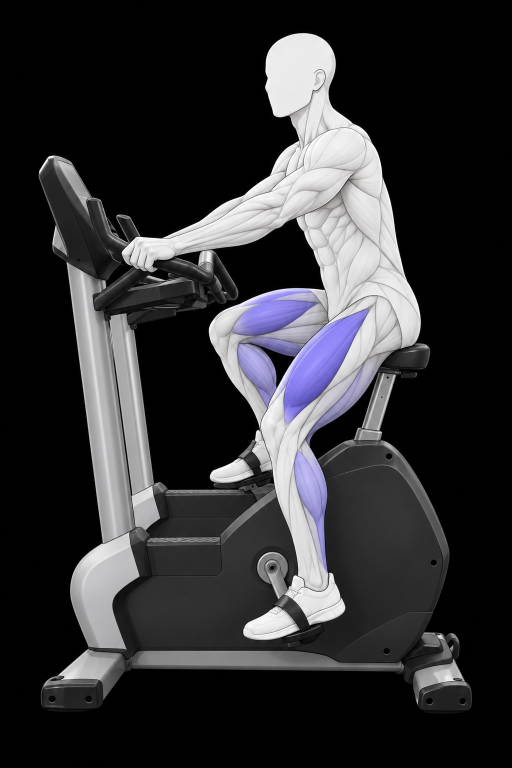
#> input picture docs/exercise-art/sources/bike/2026-10-15/draft/3-lower-direct-original.png, 1024 x 1536 px (shown at 1/2 size); the run also reads 1 picture not shown here
$ python prepare-pair.py
#> lines starting #> are read from the running program, lines starting #| are printed output that depends on the picture; after the words box and inside, x2 and y2 are one past the last pixel; in counts of white or black regions, pixels touching at a corner belong together
"""Outside-repository retained Bike two-position draft; no new image requests.

Preserves original whole scenes. Finishing changes only existing purple muscle
pixels; role polygons classify that existing chroma, never draw body geometry.
One documented whole-scene integer offset and one common crop; no scaling/fitting.
No production/registry/release/counter writes or forward-trajectory claim.
"""
from pathlib import Path
from PIL import Image, ImageDraw, ImageFilter
import hashlib, io, json, shutil, zipfile
import xml.etree.ElementTree as ET
import numpy as np
from collections import deque
import argparse

R=Path(__file__).resolve().parent
OLD=R.parent/'direct-photo-cycle-production'
REPO=R.parents[1]/'Maiin-burpees'
P=(123,114,233);S=(149,144,224);C=(119,119,119)
NAMES=['3-lower-direct-original.png','6-upper-direct-original.png']
HASHES=['d472dff2a1ecae8c2db250870f37e9611ddf72b3c72fcc1772c55ce0327ec2c8','5ab3dda61201910648ef64c9e894e0e4a301aef5efb1c237ecbb746e6f54bfda']
OFFSETS=[(0,0),(-1,16)]
VALUE_ANCHORS=[{1:229,2:173},{1:239,2:174}]
# The union crop contains both entire equipment silhouettes, every visible body
# and trainer pixel, both original grips/pedals. The upper far shoe remains
# naturally hidden by the original opaque housing; no invented hidden anatomy.
CROP=(48,32,977,1464)
ORDER=[1,1,2,2,1,1]
sha=lambda path:hashlib.sha256(Path(path).read_bytes()).hexdigest()

def save(path,data):path.write_text(json.dumps(data,indent=2,ensure_ascii=False)+'\n',encoding='utf-8')
def png(im):
 b=io.BytesIO();im.save(b,format='PNG');return b.getvalue()
def mask(polygons):
 im=Image.new('L',(1024,1536));d=ImageDraw.Draw(im)
 for poly in polygons:d.polygon(poly,fill=255)
 return np.asarray(im)>0
def source_component(chroma,seed):
 # Strong source-colour connectivity, then only a2px source-colour antialias
 # fringe. This cannot cross the broad neutral gap to the adjacent quad field.
 eligible=chroma>12;seen=np.zeros(eligible.shape,bool);q=deque([seed]);seen[seed[1],seed[0]]=True
 while q:
  x,y=q.popleft()
  for xx,yy in [(x-1,y),(x+1,y),(x,y-1),(x,y+1)]:
   if 0<=xx<1024 and 0<=yy<1536 and eligible[yy,xx] and not seen[yy,xx]:seen[yy,xx]=True;q.append((xx,yy))
 grown=np.asarray(Image.fromarray(np.uint8(seen)*255).filter(ImageFilter.MaxFilter(5)))>0
 return grown & (chroma>6)
def translate(im,offset):
 out=Image.new('RGBA',im.size,(0,0,0,255));out.paste(im,offset);return out
def ora(path,layers,merged):
 tree=ET.Element('image',{'w':str(merged.width),'h':str(merged.height),'name':'Retained canonical Stationary Bike: two opposed positions, not a sampled forward trajectory'})
 stack=ET.SubElement(tree,'stack')
 with zipfile.ZipFile(path,'w') as z:
  z.writestr('mimetype','image/openraster')
  for i,(name,layer) in enumerate(reversed(layers)):
   src=f'data/{i}.png';z.writestr(src,png(layer));ET.SubElement(stack,'layer',{'name':name,'src':src,'x':'0','y':'0','opacity':'1.0','visibility':'visible','composite-op':'svg:src-over'})
  z.writestr('stack.xml',ET.tostring(tree));z.writestr('mergedimage.png',png(merged))
 with zipfile.ZipFile(path) as z:
  check=Image.new('RGBA',merged.size)
  for layer in reversed(list(ET.fromstring(z.read('stack.xml')).find('stack'))):check.alpha_composite(Image.open(io.BytesIO(z.read(layer.attrib['src']))).convert('RGBA'))
  assert check.tobytes()==merged.tobytes()

# These boundaries lie in neutral gaps around existing coloured muscle regions;
# only source-blue pixel weights can change, not the drawn polygon silhouettes.
calfPolygons=[
 [[(461,682),(494,681),(520,695),(542,718),(555,746),(559,778),(558,803),(546,825),(515,815),(481,778),(458,729)]],
 [[(438,649),(490,649),(510,670),(540,690),(574,720),(575,900),(434,900)],[(622,833),(657,836),(705,887),(700,974),(568,974),(568,873),(600,855)]]
]
farHamLower=[[(476,677),(530,677),(575,681),(610,678),(606,688),(594,697),(577,707),(549,703),(512,698),(478,692)]]
parser=argparse.ArgumentParser();parser.add_argument('--only-pose',type=int,choices=[1,2]);args=parser.parse_args()
previous=json.loads((R/'finishing-audit.json').read_text()) if args.only_pose else None
evidence=[]
for name,expected in zip(NAMES,HASHES):
 if not (R/name).exists():
  assert sha(OLD/name)==expected;shutil.copy2(OLD/name,R/name)
 assert sha(R/name)==expected
for name in ['provenance.json','PAIR-REVIEW.md','static-scene-inspection.json','pair-playback-trace.json','lower-photo-prompt.txt','upper-photo-prompt.txt','front-service-rejection.json','HOLD.md','photographed-source-evidence.json']:
 target=R/'historical-evidence'/name;target.parent.mkdir(exist_ok=True)
 if not target.exists():shutil.copy2(OLD/name,target)
 if (OLD/name).is_file():assert target.read_bytes()==(OLD/name).read_bytes()

for n,name in enumerate(NAMES,1):
 if args.only_pose and n!=args.only_pose:
  evidence.append(previous['poses'][n-1]);continue
 base=Image.open(R/name).convert('RGBA');a=np.asarray(base);rgb=a[:,:,:3].astype(float)
 assert base.size==(1024,1536)
 # Existing source chroma only, inside the actual lower-body fields.
 domain=np.zeros(a.shape[:2],bool);domain[530:1170,350:850]=True
 delta=rgb[:,:,2]-np.minimum(rgb[:,:,0],rgb[:,:,1])
 chroma=np.clip((delta-6)/22,0,1)*domain
 calf=mask(calfPolygons[n-1])
#> in mask, `im = Image.new('L', (1024, 1536))`: im: PIL image 1024x1536 L; every value is 0
#> in mask, `return np.asarray(im)>0`: returned value: shape (1536, 1024) bool; 0.63% white; 1 white region, box (x1, y1, x2, y2) and area: (458, 681, 560, 826) 9931
 if n==1:
  nearHam=source_component(delta,(698,802));nearCalf=source_component(delta,(620,1000))
#> in source_component, `eligible = chroma > 12`: eligible: shape (1536, 1024) bool; 3.3% white; 30 white regions (26 under 20 px), largest, box (x1, y1, x2, y2) and area: (464, 575, 738, 850) 38242, (588, 895, 656, 1146) 8930, (611, 727, 752, 893) 4711, (615, 622, 626, 628) 26
#> in source_component, `return grown & (chroma>6)`: returned value: shape (1536, 1024) bool; 0.33% white; 2 white regions (1 under 20 px), largest, box (x1, y1, x2, y2) and area: (609, 725, 754, 895) 5233
#> call 2 of source_component, with seed = (620, 1000)
#> in source_component (call 2), `return grown & (chroma>6)`:
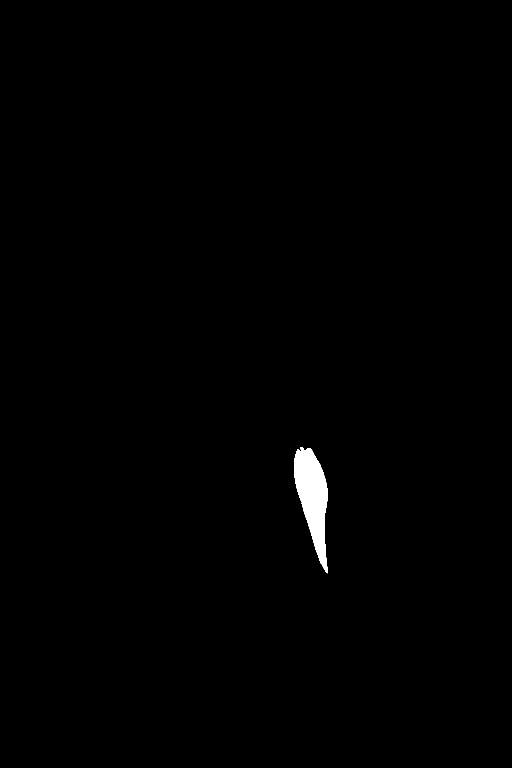
#> returned value: shape (1536, 1024) bool (shown at 1/2 size); 0.6% white; 1 white region, box (x1, y1, x2, y2) and area: (588, 894, 656, 1147) 9425
  yy0,xx0=np.where(nearHam);assert xx0.min()>600 and yy0.min()>710
#> after `yy0, xx0 = np.where(nearHam)`: yy0 = 5234 values from 725 to 894; xx0 = 5234 values, max 753 at index 295, min 609 at index 5125, mean 690.4
  yy0,xx0=np.where(nearCalf);assert yy0.min()>880
#> after `yy0, xx0 = np.where(nearCalf)`: yy0 = 9425 values from 894 to 1146; xx0 = 9425 values, max 655 at index 4644, min 588 at index 869, mean 625.1
  calf|=nearCalf;ham=(nearHam|mask(farHamLower)) & ~calf
#> after `calf |= nearCalf`:
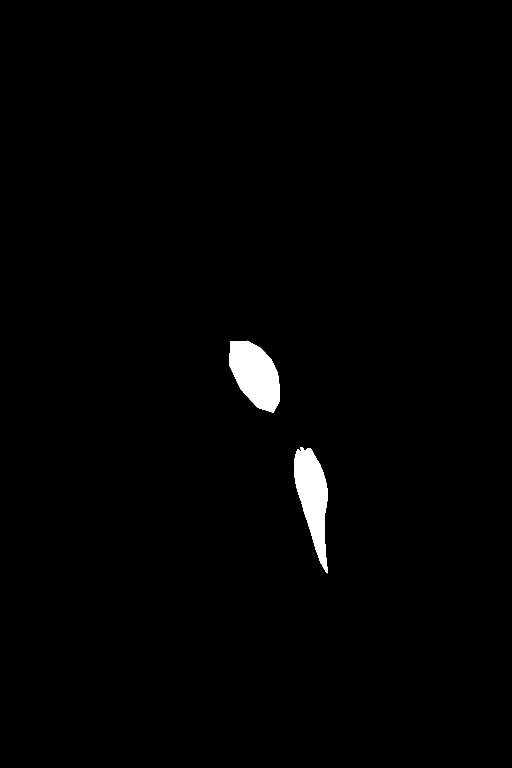
#> calf: shape (1536, 1024) bool (shown at 1/2 size); 1.2% white; 2 white regions, box (x1, y1, x2, y2) and area: (458, 681, 560, 826) 9931, (588, 894, 656, 1147) 9425
#> in mask (call 2), `return np.asarray(im)>0`: returned value: shape (1536, 1024) bool; 0.18% white; 1 white region, box (x1, y1, x2, y2) and area: (476, 677, 611, 708) 2798
#> after `ham = (nearHam | mask(farHamLower)) & ~calf`: ham: shape (1536, 1024) bool; 0.48% white; 3 white regions (1 under 20 px), largest, box (x1, y1, x2, y2) and area: (609, 725, 754, 895) 5233, (476, 677, 611, 708) 2335
  classes=np.where(calf,0,np.where(ham,2,1))
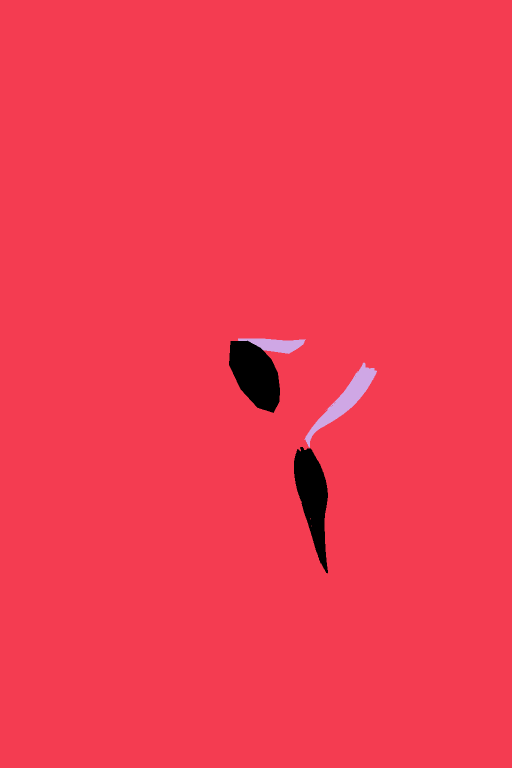
#> classes: shape (1536, 1024) int64 (shown at 1/2 size); 3 distinct labels, from 0 to 2; one colour per label, 0 black
 else:
  # The raised-position quad is a separate actual source field. All other
  # remaining thigh fields are hamstrings after source-calf masks above.
  quad=source_component(delta,(550,600));yy0,xx0=np.where(quad);assert yy0.max()<645
  classes=np.where(calf,0,np.where(quad,1,2))
 np.save(R/f'{n}-source-role-labels.npy',classes)
 out=base.copy();layers=[('intact-retained-original-whole-scene',base)]
 gray=rgb.mean(axis=2).astype(np.uint8)
 neutral=np.zeros(a.shape,np.uint8);neutral[:,:,:3]=gray[:,:,None];neutral[:,:,3]=np.uint8(chroma*(classes==0)*255)
#> after `neutral[:, :, 3] = np.uint8(chroma * (classes == 0) * 255)`:
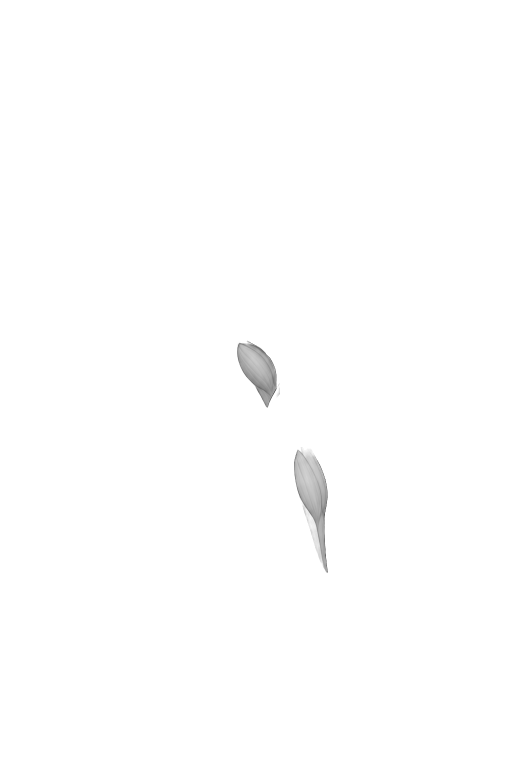
#> neutral: shape (1536, 1024, 4) (shown at 1/2 size); mean of channels 0, 1, 2, 3 49.8, 49.8, 49.8, 2.3; transparent parts drawn white
 neutral=Image.fromarray(neutral);out.alpha_composite(neutral);layers.append(('neutralize-only-existing-calf-colour-preserve-source-luminance',neutral))
 value=rgb.max(axis=2)
 anchors={}
 for label,colour,kind in [('primary-quadriceps',P,1),('secondary-hamstrings',S,2)]:
  # The spatial brightness map is inherited from the source itself. One fixed
  # per-role normalization anchors its median to the required palette colour;
  # no new positional gradient or hand-painted contour is introduced.
  # Freeze the first corrected source-derived anchors. Correcting a calf mask
  # must never retune the already-reviewed quadriceps/hamstring colour fields.
  anchor=VALUE_ANCHORS[n-1][kind];anchors[label]=anchor
  role=np.zeros(a.shape,np.uint8);role[:,:,:3]=np.uint8(np.clip(np.rint(np.array(colour)[None,None,:]*value[:,:,None]/anchor),0,255));role[:,:,3]=np.uint8(chroma*(classes==kind)*255)
  layer=Image.fromarray(role)
  out.alpha_composite(layer);layers.append((label,layer));layer.save(R/f'{n}-{label}.png')
#> this loop made 2 passes
#> pass 1, `layer=Image.fromarray(role)`:
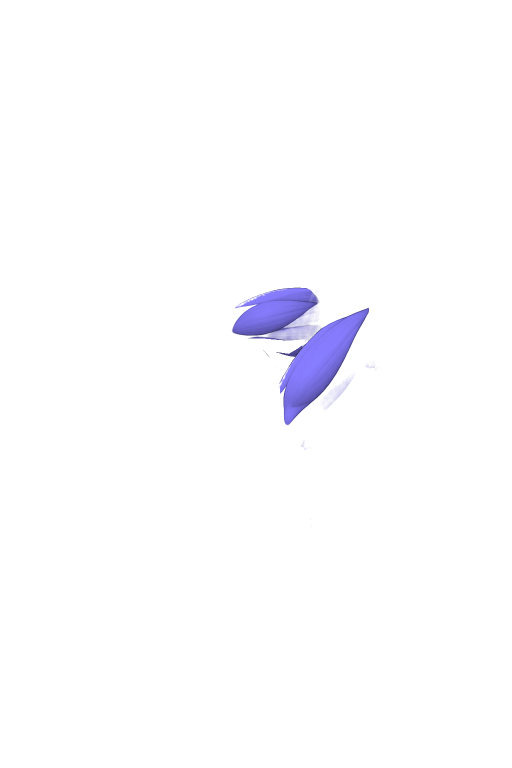
#> layer: PIL image 1024x1536 RGBA (shown at 1/2 size); mean R, G, B, A 27.8, 25.7, 52.6, 4.7; transparent parts drawn white
#> after the loop, anchors = {'primary-quadriceps': 229, 'secondary-hamstrings': 173}; layers = 4 items
 out.save(R/f'{n}-native-finished.png');neutral.save(R/f'{n}-calf-neutralization.png')
 changed=np.any(np.asarray(out)!=a,axis=2)
#> changed: shape (1536, 1024) bool; 3.6% white; 20 white regions (18 under 20 px), largest, box (x1, y1, x2, y2) and area: (463, 575, 739, 852) 40532, (588, 720, 760, 1147) 16498
 assert not np.any(changed & (chroma==0)) and np.array_equal(np.asarray(out)[:,:,3],a[:,:,3])
 normalized=translate(out,OFFSETS[n-1]);normalized.save(R/f'{n}-normalized-whole.png')
 # Any clipped source pixels are pure black background, not anatomy/gear.
 dx,dy=OFFSETS[n-1];nonblack=np.max(rgb,axis=2)>8
#> after `nonblack = np.max(rgb, axis=2) > 8`:
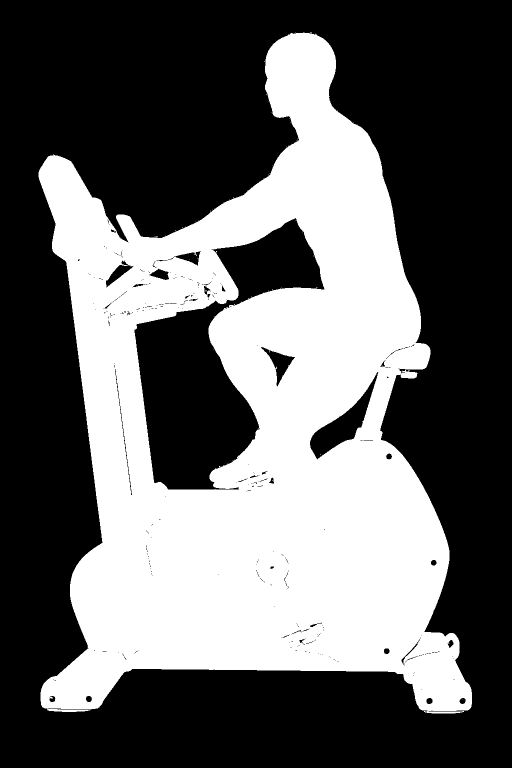
#> nonblack: shape (1536, 1024) bool (shown at 1/2 size); 39.2% white; 56 white regions (55 under 20 px), largest, box (x1, y1, x2, y2) and area: (77, 65, 944, 1427) 615889
 yy,xx=np.where(nonblack)
 assert np.all((xx+dx>=0)&(xx+dx<1024)&(yy+dy>=0)&(yy+dy<1536))
 assert np.all((xx+dx>=CROP[0])&(xx+dx<CROP[2])&(yy+dy>=CROP[1])&(yy+dy<CROP[3]))
 framed=normalized.crop(CROP);framed.save(R/f'{n}-framed.png')
 # Transparent layer padding for the whole-scene offset; opaque original black
 # base supplies canvas fill. No coordinate change is applied to any body part.
 def framedLayer(im,isBase=False):
#> called with isBase = True
  bg=Image.new('RGBA',im.size,(0,0,0,255) if isBase else (0,0,0,0));bg.paste(im,OFFSETS[n-1]);return bg.crop(CROP)
#> after `return bg.crop(CROP)`:
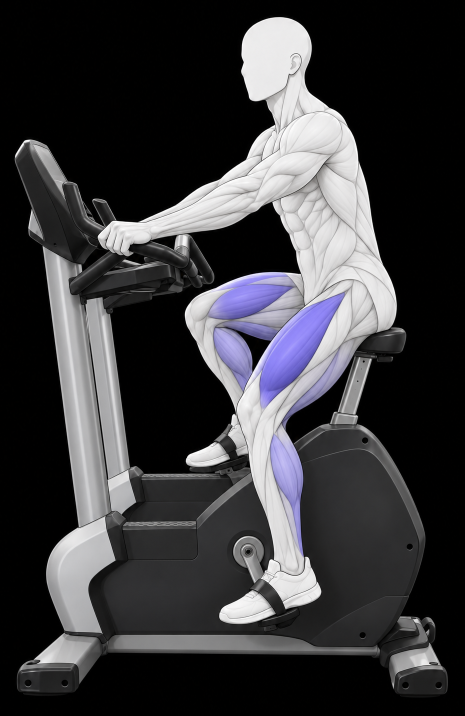
#> returned value: PIL image 929x1432 RGBA (shown at 1/2 size); mean R, G, B, A 58.4, 58, 60.8, 255
 ora(R/f'{n}-framed.ora',[(label,framedLayer(im,i==0)) for i,(label,im) in enumerate(layers)],framed)
#> in framedLayer (call 2), `bg = Image.new('RGBA', im.size, (0, 0, 0, 255) if isBase else (0, 0, 0`: bg: PIL image 1024x1536 RGBA; every value is 0
#> the loop in ora, `for i,(name,layer) in enumerate(reversed(layers)):` made 4 passes
#> (name, src) on passes 1, 2, 4: ('secondary-hamstrings', 'data/0.png'), ('primary-quadriceps', 'data/1.png'), ('intact-retained-original-whole-scene', 'data/3.png')
#> src on pass 3: 'data/2.png'
#> in ora, `check=Image.new('RGBA',merged.size)`: check: PIL image 929x1432 RGBA; every value is 0
 evidence.append({'pose':n,'source':name,'sourceSha256':sha(R/name),'nativeDimensions':[1024,1536],'wholeSceneOffset':list(OFFSETS[n-1]),'commonCrop':list(CROP),'framedDimensions':list(framed.size),'allSourceNeutralPixelsOutsideExistingChromaExact':True,'sourceAlphaExact':True,'sourceNonblackPixelsClipped':0,'sourceAnatomicalScalingFittingWarpingGrafting':False,'equipmentPixelsChanged':False,'changedColourPixels':int(changed.sum()),'existingChromaPixels':int((chroma>0).sum()),'sourceValueAnchors':anchors,'exactPrimaryPixels':int(np.all(np.asarray(out)[:,:,:3]==P,axis=2).sum()),'exactSecondaryPixels':int(np.all(np.asarray(out)[:,:,:3]==S,axis=2).sum()),'nativeFinishedSha256':sha(R/f'{n}-native-finished.png'),'framedSha256':sha(R/f'{n}-framed.png'),'oraSha256':sha(R/f'{n}-framed.ora'),'oraReopenedPixelExact':True})
#> pass 2 of the loop `for n,name in enumerate(NAMES,1):`:
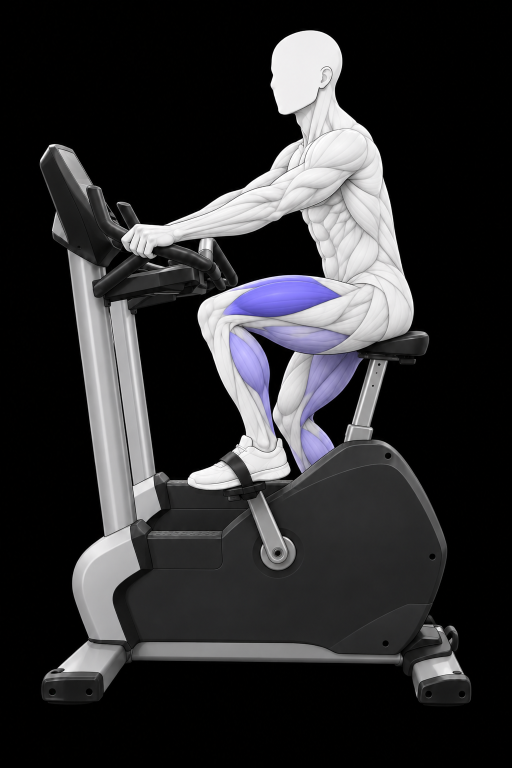
#> input picture docs/exercise-art/sources/bike/2026-10-15/draft/6-upper-direct-original.png, 1024 x 1536 px (shown at 1/2 size)
#> eligible: shape (1536, 1024) bool; 2.7% white; 7 white regions (5 under 20 px), largest, box (x1, y1, x2, y2) and area: (458, 651, 726, 947) 28580, (445, 549, 684, 634) 13158
#> in source_component (call 3), `return grown & (chroma>6)`:
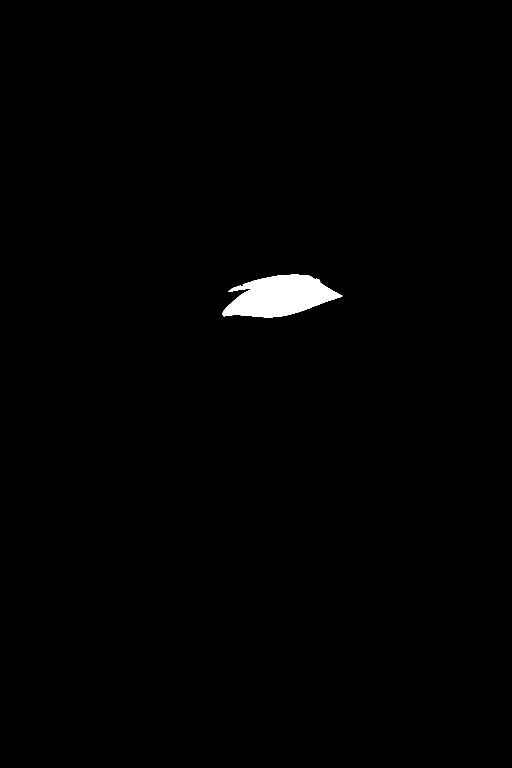
#> returned value: shape (1536, 1024) bool (shown at 1/2 size); 0.85% white; 1 white region, box (x1, y1, x2, y2) and area: (444, 549, 685, 635) 13421
#> `yy0, xx0 = np.where(quad)`: yy0 = 13421 values from 549 to 634; xx0 = 13421 values, max 684 at index 6437, min 444 at index 12690, mean 559.1
#> neutral: shape (1536, 1024, 4); mean of channels 0, 1, 2, 3 46.8, 46.8, 46.8, 1.9
#> `value=rgb.max(axis=2)`:
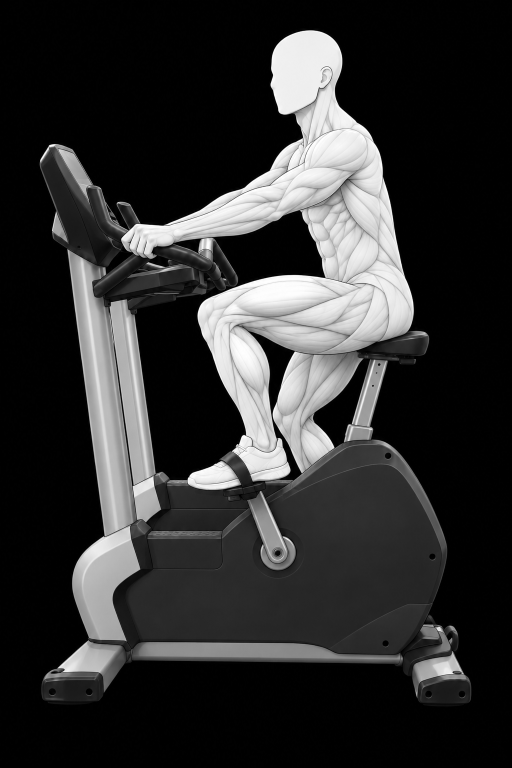
#> value: shape (1536, 1024) float64 (shown at 1/2 size); min 0, max 255, mean 48.4
#> after the loop `for label,colour,kind in [('primary-quadriceps',P,1),('secondary-hamst..`: anchors = {'primary-quadriceps': 239, 'secondary-hamstrings': 174}
#> the loop in ora (call 2), `for i,(name,layer) in enumerate(reversed(layers)):` made 4 passes
(R/'final-frames').mkdir(exist_ok=True)
encoded={}
if args.only_pose:
 for pose in [1,2]:
  if pose!=args.only_pose:encoded[pose]=(R/f'final-frames/{ORDER.index(pose)+1}.webp').read_bytes()
for beat,pose in enumerate(ORDER,1):
 im=Image.open(R/f'{pose}-framed.png')
 if pose not in encoded:
  data=io.BytesIO();im.save(data,format='WEBP',lossless=True,quality=100,method=4);encoded[pose]=data.getvalue()
 (R/f'final-frames/{beat}.webp').write_bytes(encoded[pose])
 assert Image.open(R/f'final-frames/{beat}.webp').convert('RGBA').tobytes()==im.convert('RGBA').tobytes()
#> pass 2 of the loop `for beat,pose in enumerate(ORDER,1):`:
save(R/'finishing-audit.json',{'status':'corrected colour draft only; native/independent/mobile/equipment review pending','exerciseId':'bike','physicalPoses':2,'sourcePoseOrder':ORDER,'poses':evidence,'primary':['Quads'],'secondary':['Hamstrings'],'neutralizedExistingExtraFields':['Calves'],'newGradient':False,'sourceContourMethod':'Source-derived per-pixel brightness retained with one fixed palette-anchor normalization per role; original neutral contours remain exact. No new positional gradient. Existing calf colour desaturated by original source luminance only. First coarse-mask flat-field draft retained separately and not approved.','claimedForwardTrajectory':False,'claimedSmoothRevolution':False,'claimedSixUniquePoses':False,'completionCredit':False})
save(R/'framing.json',{'sourceDimensions':[1024,1536],'wholeSceneOffsets':OFFSETS,'commonCrop':CROP,'framedDimensions':list(framed.size),'scale':1,'individualBodyTransforms':False,'visibleSourcePixelsClipped':0,'upperFarTrainer':'Naturally occluded by original housing, not reconstructed or claimed fully visible.'})
print(json.dumps({'candidate':str(R),'poses':evidence,'sourcePoseOrder':ORDER,'completionCredit':False},indent=2))
#> (printed output is left out)
